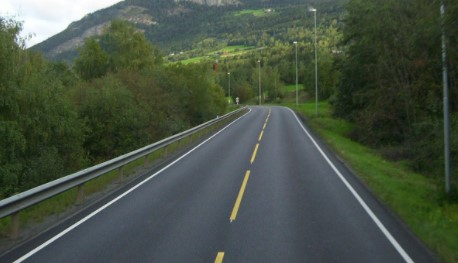
#> input picture images/streetLines_01.jpg, 458 x 263 px, found by its file name
$ python part2.py
#> lines starting #> are read from the running program, lines starting #| are printed output that depends on the picture; after the words box and inside, x2 and y2 are one past the last pixel; in counts of white or black regions, pixels touching at a corner belong together
import cv2
import numpy as np
import math

path1 = "images/streetLines_01.jpg"
path2 = "images/chessboard_02.jpg"
path = path1

file_name = path.split('/')

img = cv2.imread(path)
#> img is the input picture: shape (263, 458, 3); mean B, G, R 68.4, 82.2, 71.3
gray = cv2.cvtColor(img,cv2.COLOR_BGR2GRAY)
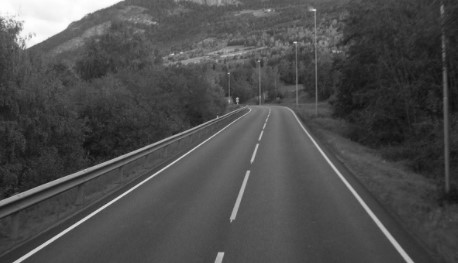
#> gray: shape (263, 458); min 13, max 255, mean 77.3
canny = cv2.Canny(gray, 200, 200,apertureSize = 5)
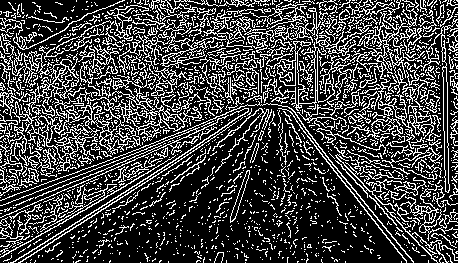
#> canny: shape (263, 458); 26.2% white in thin lines or dots
lines = cv2.HoughLines(canny, 1, np.pi/180, 200)
#> lines = [[223, 1.05], [231, 0.995], [229, 1.01], [228, 0.995], [192, 1.19], [200, 1.15], [230, 0.977], [224, 1.06], [-156, 2.46], [-124, 2.36], [-159, 2.48]]

if lines is not None:
    for elem in lines:
        rho = elem[0][0]
        theta = elem[0][1]
        a = math.cos(theta)
        b = math.sin(theta)
        x0 = a * rho
        y0 = b * rho
        pt1 = (int(x0 + 1000 * (-b)), int(y0 + 1000 * (a)))
        pt2 = (int(x0 - 1000 * (-b)), int(y0 - 1000 * (a)))
        cv2.line(img, pt1, pt2, (0, 0, 255), 3, cv2.LINE_AA)
#> this loop made 11 passes
#> (rho, theta, a, b, x0, y0, pt1, pt2) on passes 1 to 10: (223, 1.05, 0.5, 0.866, 111.5, 193.1, (-754, 693), (977, -306)), (231, 0.995, 0.545, 0.839, 125.8, 193.7, (-712, 738), (964, -350)), (229, 1.01, 0.53, 0.848, 121.4, 194.2, (-726, 724), (969, -335)), (228, 0.995, 0.545, 0.839, 124.2, 191.2, (-714, 735), (962, -353)), (192, 1.19, 0.375, 0.927, 71.92, 178, (-855, 552), (999, -196)), (200, 1.15, 0.407, 0.914, 81.35, 182.7, (-832, 589), (994, -224)), (230, 0.977, 0.559, 0.829, 128.6, 190.7, (-700, 749), (957, -368)), (224, 1.06, 0.485, 0.875, 108.6, 195.9, (-766, 680), (983, -288)), (-156, 2.46, -0.777, 0.629, 121.2, -98.17, (-508, -875), (750, 678)), (-124, 2.36, -0.707, 0.707, 87.68, -87.68, (-619, -794), (794, 619))
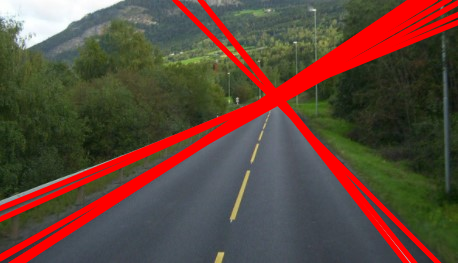
#> img: shape (263, 458, 3); 15.12% of pixels changed, all inside (x1, y1, x2, y2) = (0, 0, 458, 263)

cv2.imshow(file_name[1], img)
cv2.waitKey(0)
cv2.destroyAllWindows()
